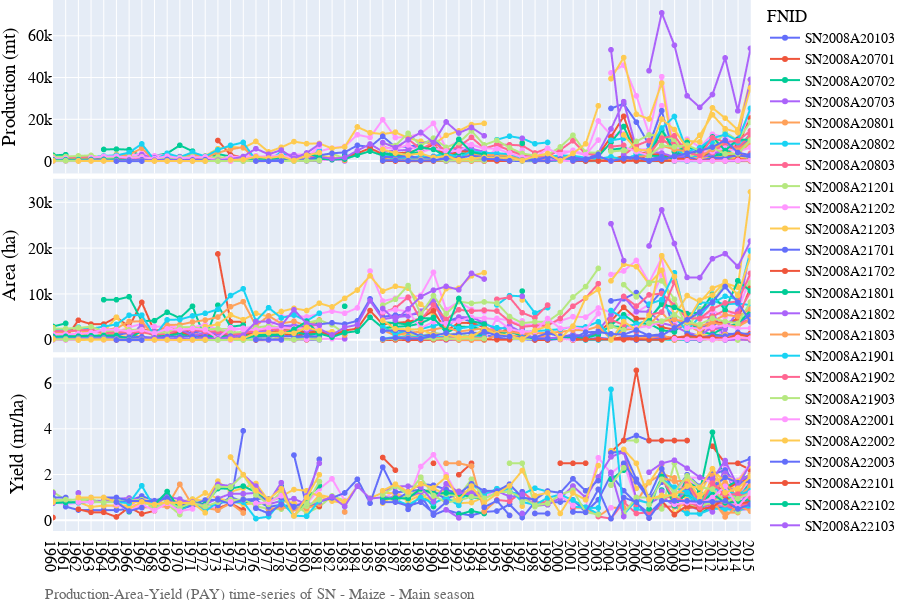
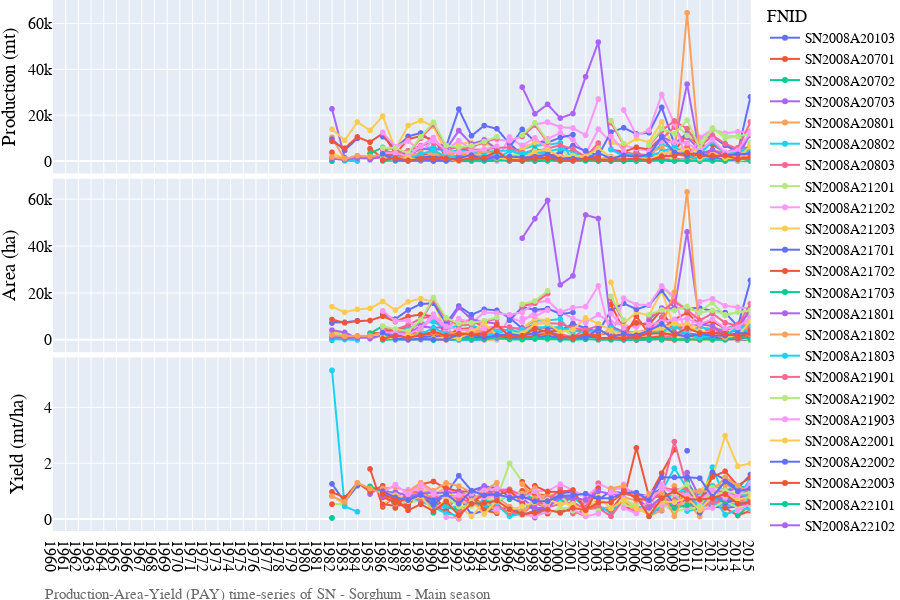
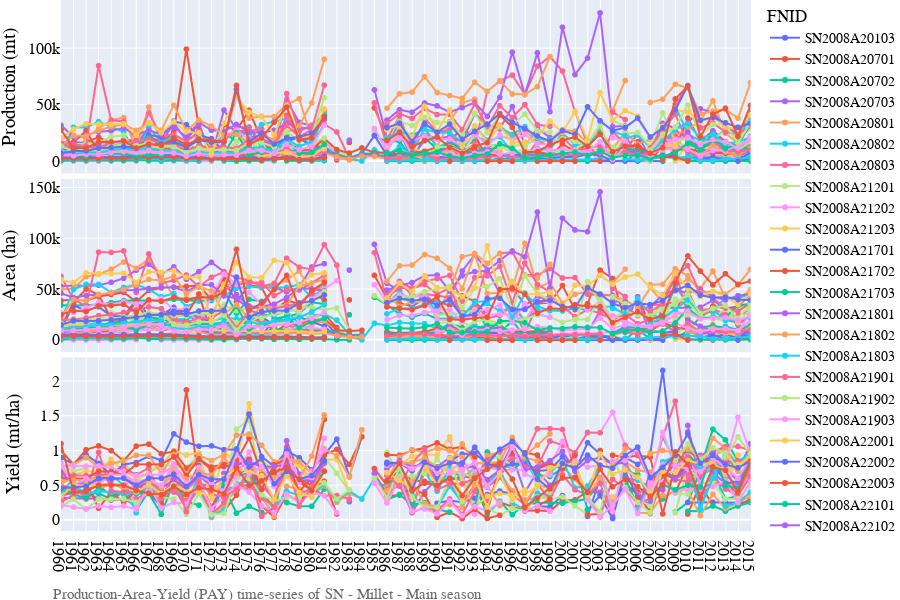

The notebook cell saved with these charts, in order:
### Markdown cell above
![image](https://github.com/chc-ucsb/GlobalCropData/blob/main/figures/SN_bar_natgrainprod_Main.png?raw=true)

### Code cell
# Lineplot of Production-Area-Yield (PAY) time-series
country_iso, country_name = 'SN', 'Senegal'
df = pd.read_hdf('./data/crop/adm_crop_production_%s.hdf' % country_iso)
df = df[df['gscd_code']=='calibrated']; df['year'] = df['harvest_year']
year = [df['year'].min(), df['year'].max()]
product_season = [
    ['Maize','Main season'],
    ['Sorghum','Main season'],
    ['Millet','Main season'],
]
for product_name, season_name in product_season:
    footnote = 'Production-Area-Yield (PAY) time-series of %s - %s - %s' % (country_iso, product_name, season_name)
    fn_save = './figures/%s_line_pay_%s_%s.png' % (country_iso, product_name, season_name)
    sub = df[(df['product'] == product_name) & (df['season_name'] == season_name)]
    fig = PlotLinePAY(sub, year, footnote, fn_save)
    fig.show()
